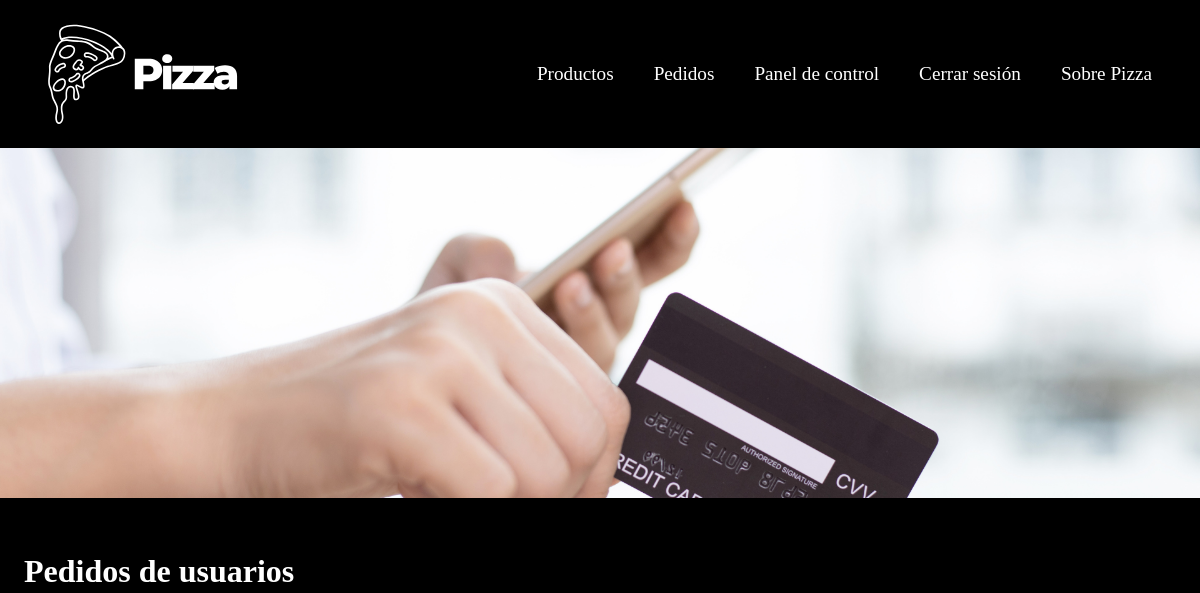
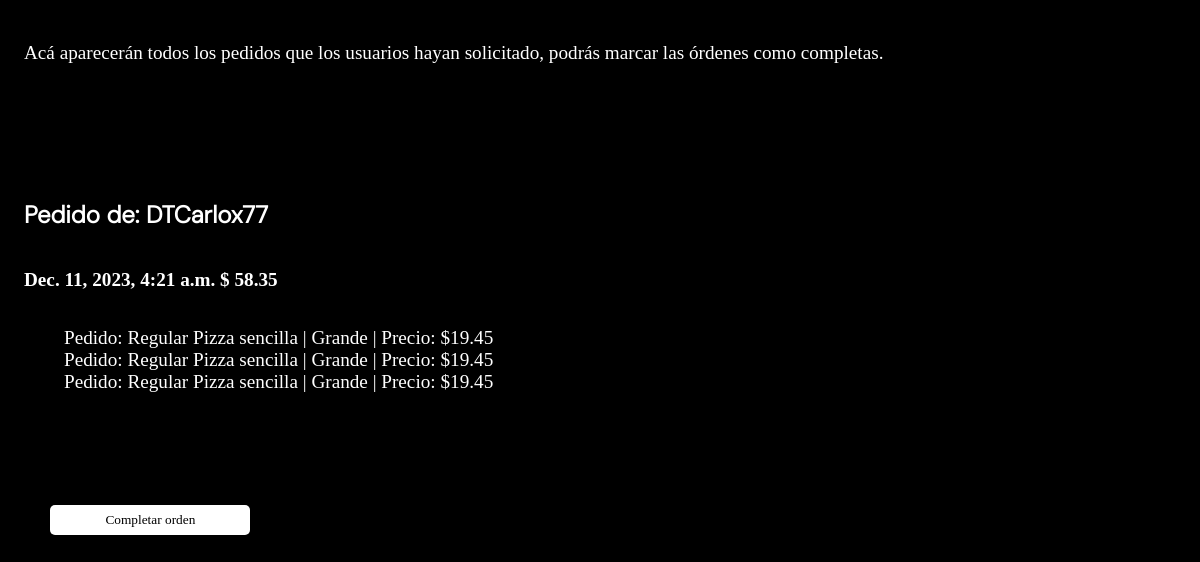
The page /orders/ (signed in) on the database as committed earlier (2 pictures, top to bottom).
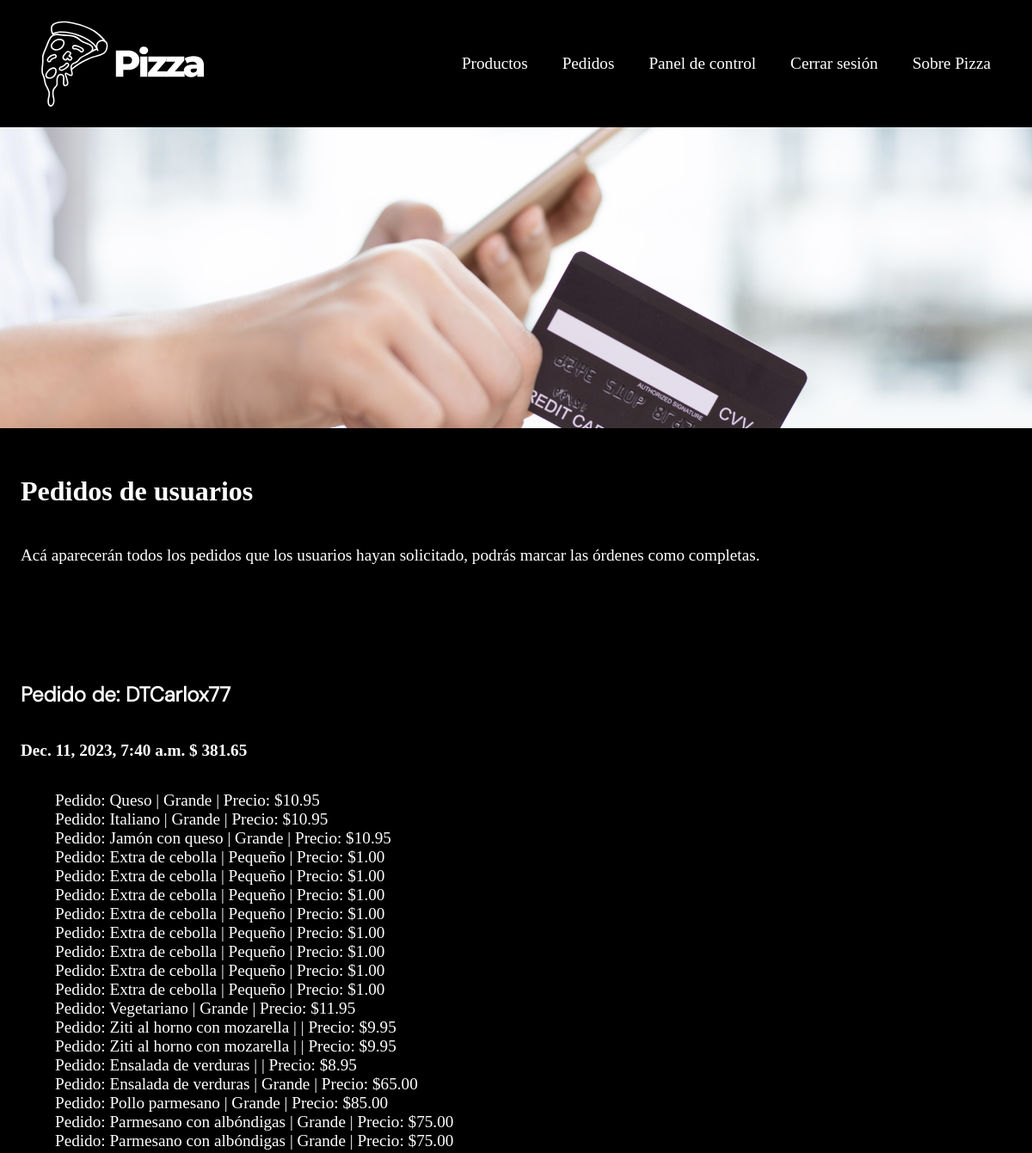
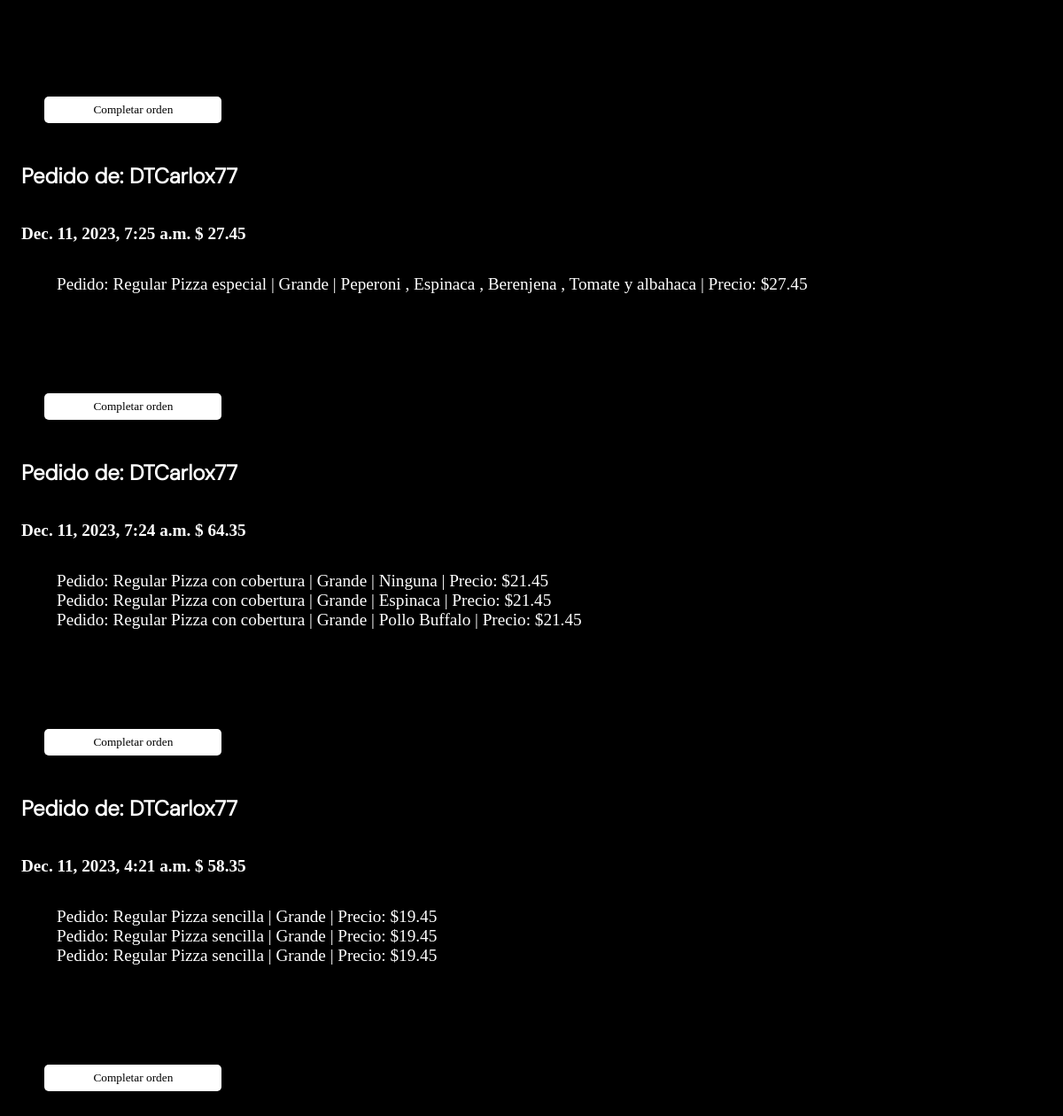
The same page on the database as committed later (2 pictures, top to bottom).
### pizza/models.py (models this page shows, shortened)
class Order(models.Model):
    user = models.CharField(max_length=255)
    price = models.DecimalField(max_digits=10, decimal_places=2)
    products = models.JSONField()
    date = models.DateTimeField(auto_now_add=True)
    status = models.CharField(max_length=50, default="pendiente")

### pizza/views.py (the view)
# urls.py: path("orders/", views.orders),
def orders(request):
    all_orders = Order.objects.all().order_by('-date')
    return render(request, "orders.html", {"orders": all_orders})

### pizza/templates/orders.html (shortened to what this page needs)
{% load static %}
<!DOCTYPE html>
<html lang="en">
<head>
    <link rel="stylesheet" href="{% static 'css/style.css' %}">
</head>
<body style="margin-bottom: 5%;">
    <nav class="full-screen">
        <div class="icon">
            <img src="{% static 'icons/pizza.svg' %}" alt="">
        </div>
        <div class="options">
            <ul>
                {% if user.is_staff %}
                    <li><a href="/products">Productos</a></li>
                    <li><a href="/orders">Pedidos</a></li>
                    <li><a href="/admin/">Panel de control</a></li>
                    <li><a href="/log_out">Cerrar sesión</a></li>
                    <li><a href="/">Sobre Pizza</a></li>
                {% endif %}
            </ul>
        </div>
    </nav>
    <section class="image">
        <img src="{% static 'images/pedido.png' %}" alt="">
    </section>
    {% if user.is_staff %}
        <section class="information-menu">
            <h1>Pedidos de usuarios</h1>
            <p>Acá aparecerán todos los pedidos que los usuarios hayan solicitado, podrás marcar las órdenes como completas.</p>
        </section>
        {% if orders %}
            {% for order in orders %}
                <section class="information-menu">
                    <h2>Pedido de: {{ order.user }}</h2>
                    <h3>{{ order.date }} $ {{ order.price }}</h3>
                    <ul>
                        {% for product in order.products %}
                            <li>
                                Pedido{{ loop.index }}:
                                {{ product.Tipo }} {{ product.Toppins | default_if_none:'Sin coberturas' }} |
                                {{ product.Size | default_if_none:'' }}
                                {% if product.Toppin1 is not none %}| {{ product.Toppin1 }}{% endif %}
                                {% if product.Toppin2 is not none %}, {{ product.Toppin2 }}{% endif %}
                                {% if product.Toppin3 is not none %}, {{ product.Toppin3 }}{% endif %}
                                {% if product.Toppin4 is not none %}, {{ product.Toppin4 }}{% endif %}
                                | Precio: ${{ product.Price }}
                            </li>
                        {% endfor %}
                    </ul>
                </section>
                {% if order.status == "pendiente"%}
                    <button class="complete-order" data-order-id="{{ order.id }}">Completar orden</button>
                {% else %}
                <section class="information-menu">
                    <h3>Orden completada</h3>
                </section>
                {% endif %}
            {% endfor %}
        {% else %}
            <section class="information-menu">
                <h1>No se han encontrado pedidos.</h1>
            </section>
        {% endif %}
    {% endif %}
</body>
</html>

Rows that differ between the two databases and show on the page:
added Order: user "DTCarlox77", date "Dec. 11, 2023, 7:40 a.m.", price "381.65", Tipo "Queso" "Italiano" "Jamón con queso" "Extra de cebolla" "Extra de cebolla" "Extra de cebolla" "Extra de cebolla" "Extra de cebolla" "Extra de cebolla" "Extra de cebolla" "Extra de cebolla" "Vegetariano" "Ziti al horno con mozarella" "Ziti al horno con mozarella" "Ensalada de verduras" "Ensalada de verduras" "Pollo parmesano" "Parmesano con albóndigas" "Parmesano con albóndigas", Size "Grande" "Grande" "Grande" "Pequeño" "Pequeño" "Pequeño" "Pequeño" "Pequeño" "Pequeño" "Pequeño" "Pequeño" "Grande" "Grande" "Grande" "Grande" "Grande", Price "10.95" "10.95" "10.95" "1.00" "1.00" "1.00" "1.00" "1.00" "1.00" "1.00" "1.00" "11.95" "9.95" "9.95" "8.95" "65.00" "85.00" "75.00" "75.00"
added Order: user "DTCarlox77", date "Dec. 11, 2023, 7:25 a.m.", price "27.45", Tipo "Regular", Toppins "Pizza especial", Size "Grande", Toppin1 "Peperoni", Toppin2 "Espinaca", Toppin3 "Berenjena", Toppin4 "Tomate y albahaca", Price "27.45"
added Order: user "DTCarlox77", date "Dec. 11, 2023, 7:24 a.m.", price "64.35", Tipo "Regular" "Regular" "Regular", Toppins "Pizza con cobertura" "Pizza con cobertura" "Pizza con cobertura", Size "Grande" "Grande" "Grande", Toppin1 "Ninguna" "Espinaca" "Pollo Buffalo", Price "21.45" "21.45" "21.45"
